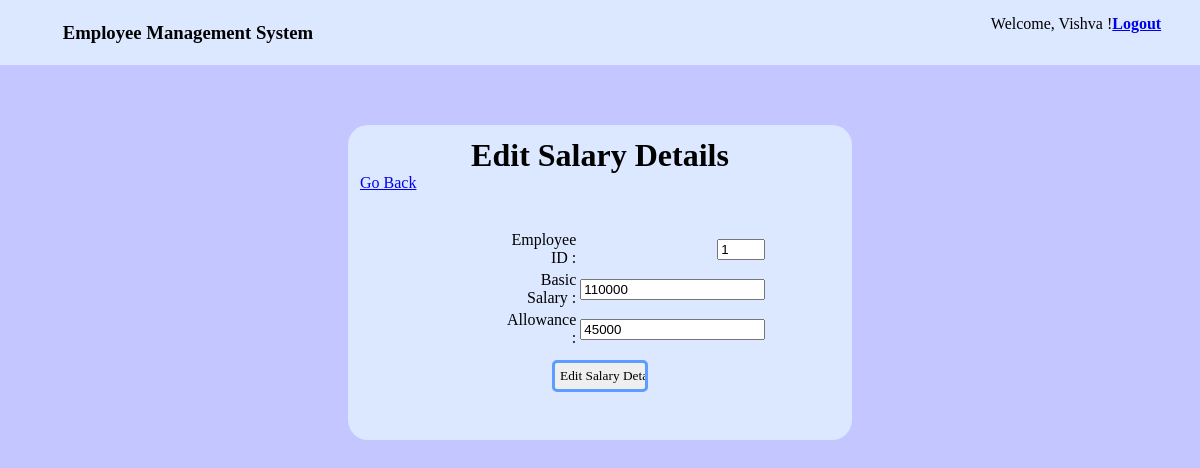
The page /edit-salary.php?id=1 (signed in) on the database its author committed.
### tables this page shows
CREATE TABLE `salary` (
  `emp_idfk` int(15) NOT NULL,
  `basic` int(11) NOT NULL,
  `allowance` int(11) NOT NULL,
  `gross` int(11) NOT NULL,
  `epf` int(11) NOT NULL,
  `net_sal` int(11) NOT NULL,
  `month` text NOT NULL,
  `year` year(4) NOT NULL
);

### edit-salary.php (the view, shortened to what this page needs)
<?php require_once ('php/connection.php'); ?>
<?php
if(isset($_GET['id'])){
    $user_id = mysqli_real_escape_string($connection, $_GET['id']);
    $query = "SELECT * FROM SALARY WHERE emp_idfk = '$user_id' LIMIT 1";
}
?>
<!DOCTYPE html>
<html lang="en">
<head>
    <link rel="stylesheet" href="css/style.css">
</head>
<body>
<header>
<div class="heading"><h3>Employee Management System</h3> </div>
<div class="loggedin">Welcome, <?php echo $_SESSION['first_name']?> !<a href="php/logout.php"><strong>Logout</strong></a></div>
</header>
<div class="container">
<h1>Edit Salary Details</h1>
<a href="salary.php" class="back">Go Back</a>
<form action="edit-salary.php" method="post" class="insert-data">
    <table class="user-insert" class="form">
    <tr>
            <td>
                <span for="first_name" class="lables">Employee ID :</span>
            </td>
            <td>
              <input type="number" min="<?php
                                  $result_get = mysqli_query($connection, $query);
                                  while($value = mysqli_fetch_assoc($result_get)){
                                      echo $value['emp_idfk'];
                                  }
                                  ?>" max="<?php
                                  $result_get = mysqli_query($connection, $query);
                                  while($value = mysqli_fetch_assoc($result_get)){
                                      echo $value['emp_idfk'];
                                  }
                                  ?>" name="emp_id" id="emp_id" value="<?php
                                  $result_get = mysqli_query($connection, $query);
                                  while($value = mysqli_fetch_assoc($result_get)){
                                      echo $value['emp_idfk'];
                                  }
                                  ?>">
            </td>
        </tr>
        <tr>
            <td>
                <span for="basic" class="lables">Basic Salary :</span>
            </td>
            <td>
                <input type="number" name="basic" id="first_name" value="<?php
                                  $result_get = mysqli_query($connection, $query);
                                  while($value = mysqli_fetch_assoc($result_get)){
                                      echo $value['basic'];
                                  }
                                  ?>">
            </td>
        </tr>
        <tr>
            <td>
                <span for="first_name" class="lables">Allowance :</span>
            </td>
            <td>
                <input type="number" name="allowance" id="last_name" value="<?php
                                  $result_get = mysqli_query($connection, $query);
                                  while($value = mysqli_fetch_assoc($result_get)){
                                      echo $value['allowance'];
                                  }
                                  ?>">
            </td>
        </tr>
    </table>
    <input type="submit" name="edit_salary" value="Edit Salary Details" class ="btn">
</form>
</div>
</body>
</html>

### css/style.css (style rules this page uses)
body { padding: 0; margin: 0; font-family: 'Trebuchet MS'; background-color: #c3c6ff; }
h1 { text-align: center; padding:0 auto; margin: 0 auto; }
.insert-data { width: 40%; margin: 5% auto; background-color: rgb(220, 232, 255); padding: 2.5%; border-radius: 20px; text-align: center; font-family: 'Trebuchet MS'; }
.user-insert { text-align:right; }
.container { width: 40%; margin: 5% auto; padding: 1%; background-color: rgb(220, 232, 255); border-radius: 20px; }
.lables { text-align: right; }
header { background-color: rgb(220, 232, 255); overflow: auto; padding: 0.25%; }
header .heading { float: left; padding-left: 5%; }
header .loggedin { padding: 1% 3% 0 0; float: right; }
.btn { border-radius: 5px; border: solid #5c9dff; margin-top: 5%; padding: 5px; width: 50%; box-sizing: border-box; font-family: 'Trebuchet MS'; }

### rows shown on the page
salary: emp_id "1", basic "110000", allowance "45000"

### other values the page prints
$_SESSION['first_name'] "Vishva"
